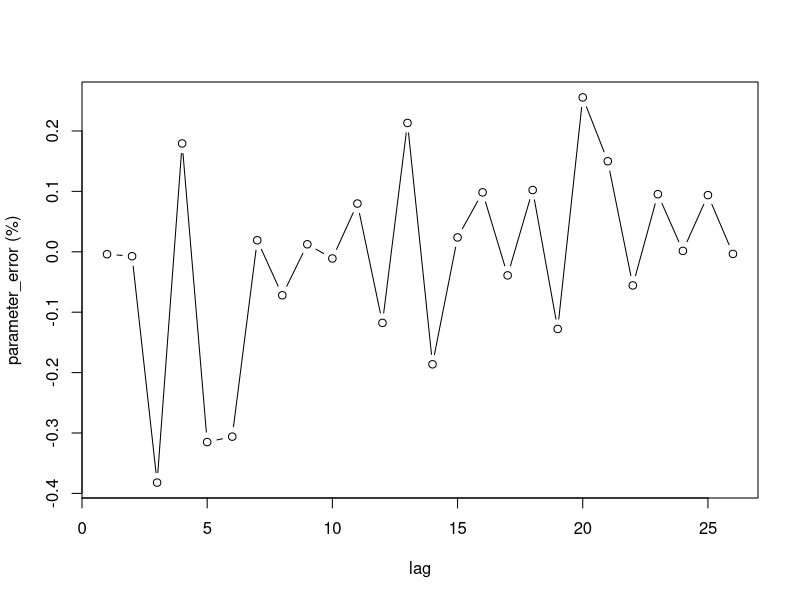
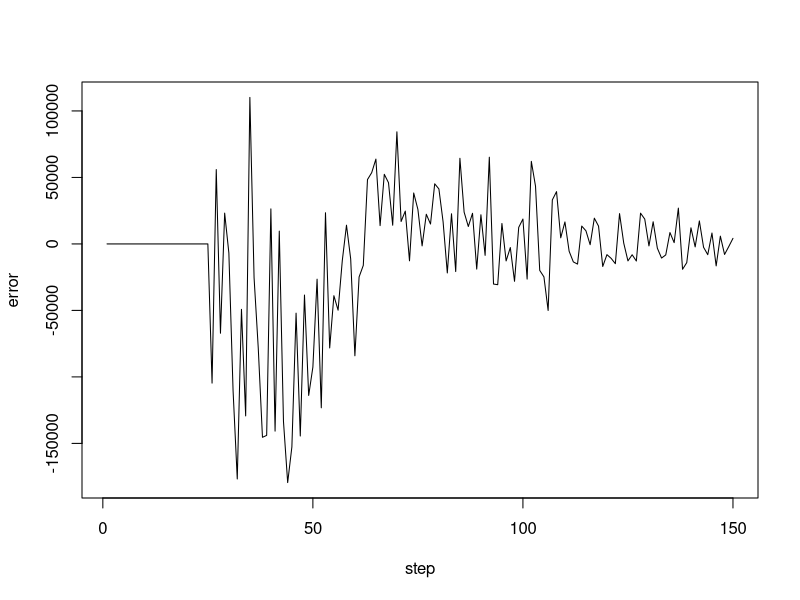
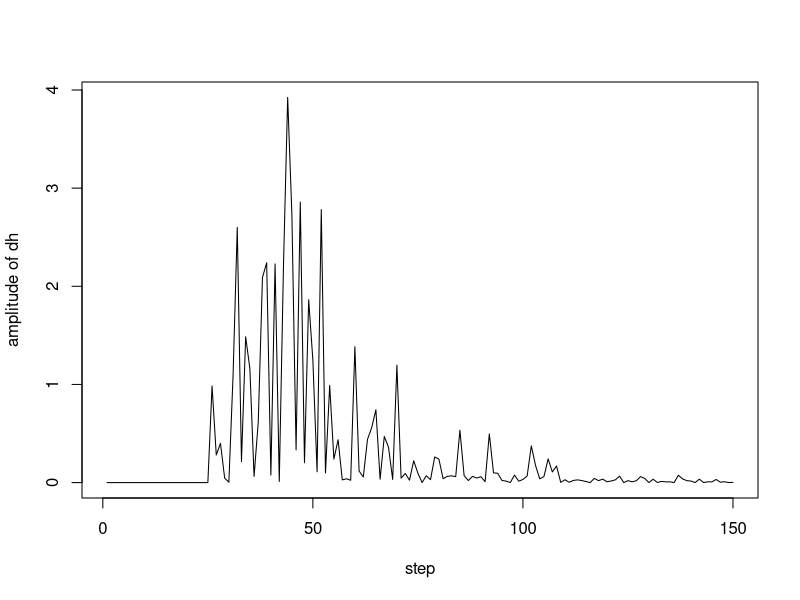
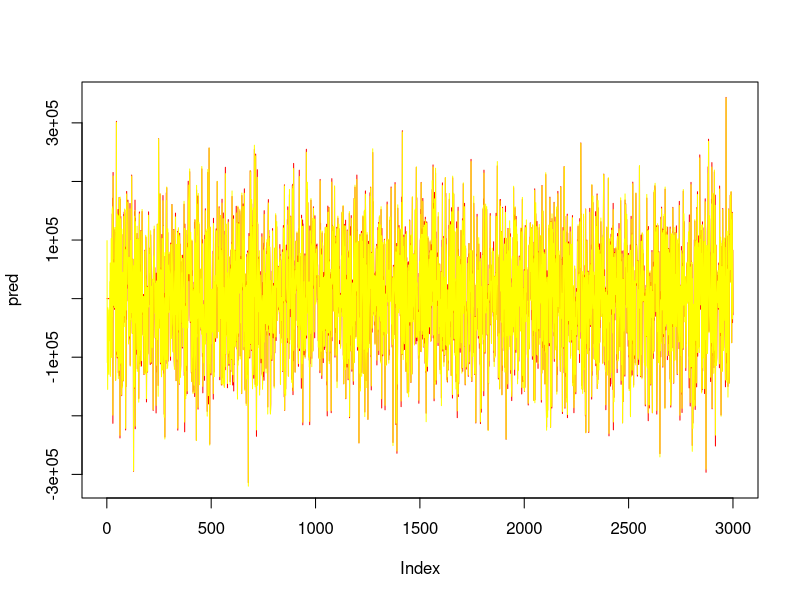
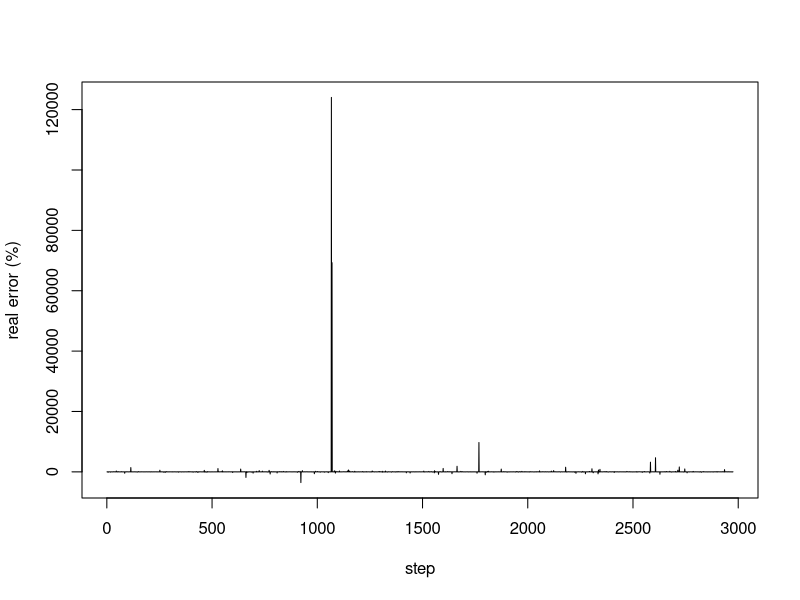

Write the R code that produced these figures, in order.
## ---- chunk 1
knitr::opts_chunk$set(echo = TRUE)
## ---- chunk 2
sig_sam <- function(n) {

  stopifnot(length(n)== 1, class(n) == "numeric")
  stopifnot(n > 0)
  n <- ceiling(n)
  
  data <- data.frame()
  for (i in c(1:n)){
    sig <- sample(c(-1,1), 1, replace = TRUE)
    amp <- c(sample(c(0:1), 1, replace = TRUE), sample(c(0:1), 14, replace = TRUE))
    newsample <- sig * sum(amp * 2^c(14:0))
    data <- rbind(data, newsample) 
  }
  colnames(data) <- "sig_far"
  return(data)
}
## ---- chunk 3
n <- 125                ##training data
L <- 25                 ##lags
n_test <- 3000          ##testing data

sig_far <- sig_sam(n + L + n_test)
par <- rnorm(L + 1)
echo <- data.frame(par[1] * sig_far)
for (i in c(1:L)) {
  echo <- cbind(echo, par[i + 1] * c(rep(NA,i), 
                      sig_far[-((n + L + n_test - i + 1):(n + L + n_test)),]) + (rnorm(1)))
}
colnames(echo) <- par
echo_sum <- rowSums(echo[,(1:(L + 1))])
data <- data.frame(sig_far, echo, echo_sum)
train_data <- data[1:(n + L),]
## ---- chunk 4
x <- train_data[,1]
y <- train_data[,length(train_data[1,])]

mu <- 1
gamma <- 0.01
h <- rep(1, L + 1)
p <- rep(0, L)
g <- rep(0, L)
e <- rep(0, L)
amp_h <- rep(0,L)
for (i in c((L + 1):(n + L))) {
  p[i] <- sum(x[(i):(i - L)] * x[(i):(i - L)])
  g[i] <- sum(h * x[(i):(i - L)])
  e[i] <- y[i] - g[i]
  dh <- (1 * mu / (gamma + p[i])) * e[i] * x[(i):(i - L)]
  h <- h + dh
  amp_h[i] <- sum(dh * dh)
}
sol <- list("p" = p, "g" = g, "e" = e, "amp_h" = amp_h, "h" = h)
sol$h
par
plot((sol$h-par) / abs(par), type = "b", ylab = "parameter_error (%)",xlab = "lag")
## ---- chunk 5
plot(sol$e, type = "l", ylab = "error", xlab = "step")
plot(sol$amp_h, type = "l", ylab = "amplitude of dh", xlab = "step")
## ---- chunk 6
test_data <- data[-(1:(n + L)),]
x <- test_data[,1]
y <- test_data[,length(test_data[1,])]

pred <- rep(0,L)
for (i in c((L + 1):(n_test))) {
  pred[i] <- sum(sol$h * x[(i):(i - L)])
}
real <- y 

plot(pred,type = "l",col = "red")
lines(real,type = "l", col = "yellow")
error <- ((pred-real)/real * 100)[-(1:L)]
plot(error, type = "l", xlab = "step", ylab = "real error (%)")
sd(error)
mean(error)
table((error <= 10^(-2)))
## ---- chunk 7
n <- 10
L <- 2
n_test <- 0

sig_far <- sig_sam(n + L + n_test)
par <- rnorm(L + 1)
echo <- data.frame(par[1] * sig_far)
for (i in c(1:L)) {
  echo <- cbind(echo, par[i + 1] * c(rep(NA,i), 
                      sig_far[-((n + L + n_test - i + 1):(n + L + n_test)),]) + rnorm(1) * 10^15)
}
colnames(echo) <- par
echo_sum <- rowSums(echo[,(1:(L + 1))])
data <- data.frame(sig_far, echo, echo_sum)
train_data <- data[1:(n + L),]
x <- train_data[,1]
y <- train_data[,length(train_data[1,])]

print(x)
print(y)
## ---- chunk 8

a <- 1
h <- rep(0, L + 1)
dh <- rep(0, L + 1)
p <- rep(0, L)
g <- rep(0, L)
e <- rep(0, L)
amp_h <- rep(0,L)
## ---- chunk 9
p[3] <- x[3 - 0]^2 + x[3 - 1]^2 + x[3 - 2]^2
print(c("p[3]=",p[3]))
## ---- chunk 10
g[3] <- h[1] * x[3 - 0] + h[2] * x[3 - 1] + h[3] * x[3 - 2]
print(c("g[3]=",g[3]))
## ---- chunk 11
e[3] <- y[3] - g[3]
print(c("e[3]=",e[3]))
## ---- chunk 12
dh[1] = 1 * a / p[3] * e[3] * x[3 - 0]
dh[2] = 1 * a / p[3] * e[3] * x[3 - 1]
dh[3] = 1 * a / p[3] * e[3] * x[3 - 2]
print(c("dh_3[0]=",dh[1]))
print(c("dh_3[1]=",dh[2]))
print(c("dh_3[2]=",dh[3]))
## ---- chunk 13
h[1] = h[1] + dh[1]
h[2] = h[2] + dh[2]
h[3] = h[3] + dh[3]
print(c("h_4[0]=",h[1]))
print(c("h_4[1]=",h[2]))
print(c("h_4[2]=",h[3]))
## ---- chunk 14
p[4] <- x[4 - 0]^2 + x[4 - 1]^2 + x[4 - 2]^2
print(c("p[4]=",p[4]))
## ---- chunk 15
g[4] <- h[1] * x[4 - 0] + h[2] * x[4 - 1] + h[3] * x[4 - 2]
print(c("g[4]=",g[4]))
## ---- chunk 16
e[4] <- y[4] - g[4]
print(c("e[4]=",e[4]))
## ---- chunk 17
dh[1] = 1 * a / p[4] * e[4] * x[4 - 0]
dh[2] = 1 * a / p[4] * e[4] * x[4 - 1]
dh[3] = 1 * a / p[4] * e[4] * x[4 - 2]
print(c("dh_4[0]=",dh[1]))
print(c("dh_4[1]=",dh[2]))
print(c("dh_4[2]=",dh[3]))
## ---- chunk 18
h[1] = h[1] + dh[1]
h[2] = h[2] + dh[2]
h[3] = h[3] + dh[3]
print(c("h_5[0]=",h[1]))
print(c("h_5[1]=",h[2]))
print(c("h_5[2]=",h[3]))
## ---- chunk 19
a <- 1
h <- rep(0, L + 1)
dh <- rep(0, L + 1)
p <- rep(0, L)
g <- rep(0, L)
e <- rep(0, L)
amp_dh <- rep(0,L)
past_h <- data.frame("3" = h)

for (i in c((L + 1):(n + L))) {
  p[i] <- sum(x[(i):(i - L)] * x[(i):(i - L)])
  g[i] <- sum(h * x[(i):(i - L)])
  e[i] <- y[i] - g[i]
  dh <- (1 * a / p[i]) * e[i] * x[(i):(i - L)]
  h <- h + dh
  amp_h[i] <- sum(dh * dh)
  past_h <- cbind(past_h, h)
  colnames(past_h)[length(past_h[1,])] <- as.character(i + 1)
}
sol <- list("p" = p, "g" = g, "e" = e, "amp_dh" = amp_dh, "h" = past_h)
sol
